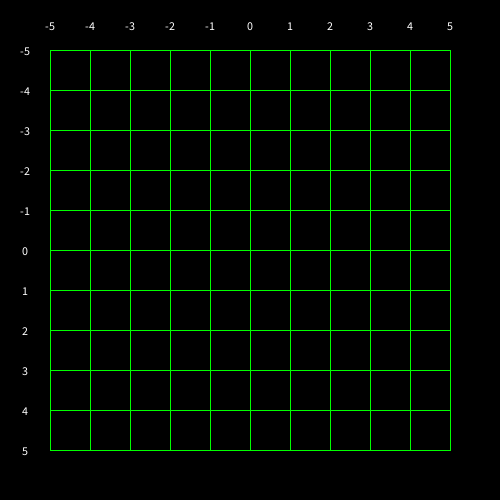
Frame 1 (no input)
Frame 60 (the mouse pressed at the canvas centre just before this capture): identical to frame 1, image omitted
Frame 120 (the mouse held since frame 60 and released just before this capture): identical to frame 1, image omitted

The Processing sketch that drew this single still picture (run headless with seeded random() and noise(); from frame 60 on, the mouse is pressed at the canvas centre):

// Processing sketch: GridInOneLoop
// ── GridInOneLoop.pde
void setup()
{
  size(500, 500);
}

void draw()
{
  background(0);
  
  // A solution that doesnt use map
  float border = width * 0.1f;
  float drawable = width * 0.8f;
  float gap = drawable / 10.0f;
  textAlign(CENTER, CENTER);
  float pos = border;
  for(int xg = -5 ; xg <= 5 ; xg ++)
  {
    fill(255);
    text(xg, pos, border * 0.5);
    text(xg, border * 0.5, pos);
    
    stroke(0, 255, 0);
    line(pos, border, pos, height - border);
    line(border, pos, width - border, pos);   
    pos += gap;
  }
}
